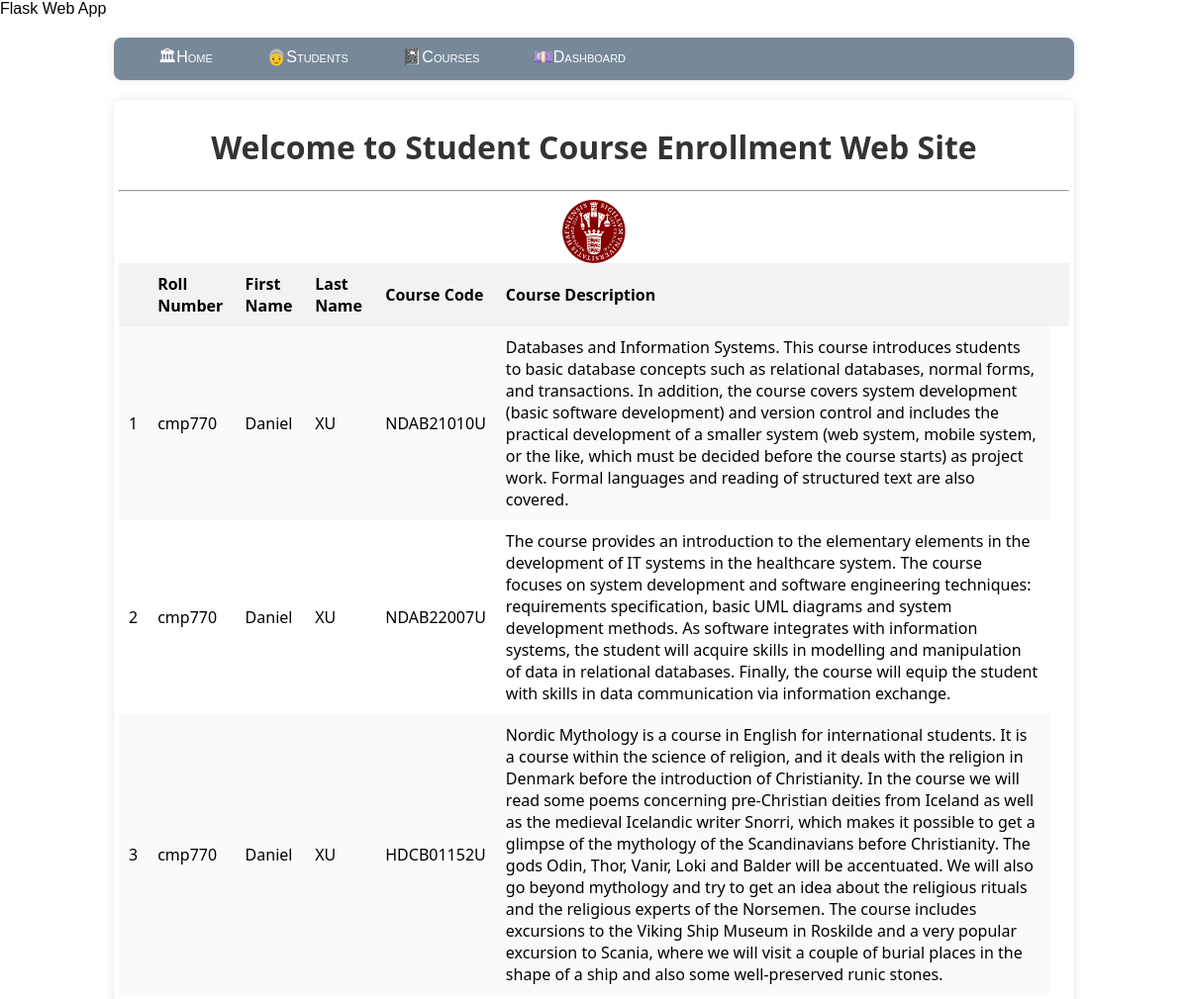
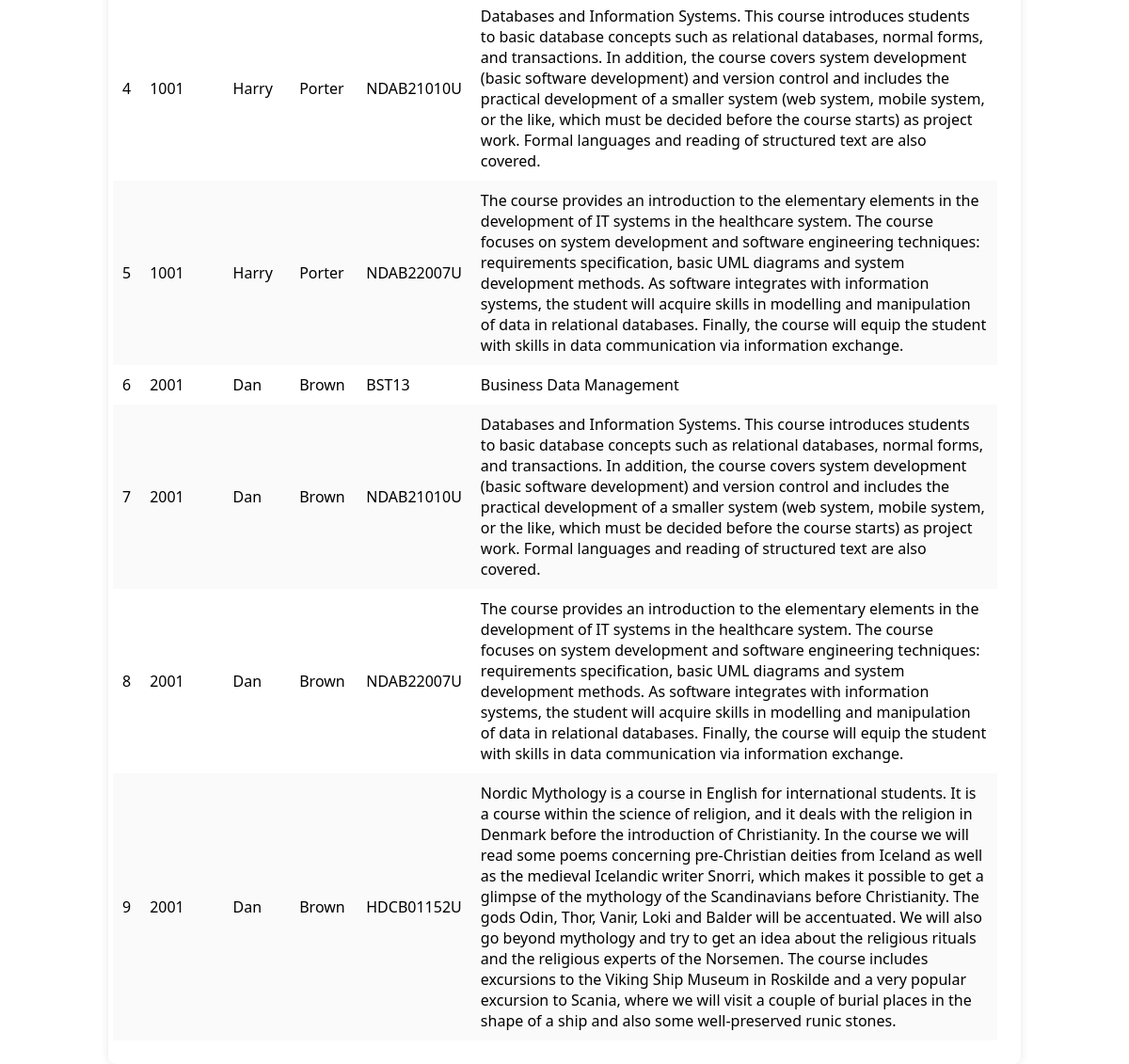
The page / on the database its author committed (2 pictures, top to bottom).
### model.py (models this page shows)
class Enrollments(db.Model):
    __tablename__='enrollments'
    enrollment_id=db.Column(db.Integer,primary_key=True,autoincrement=True)
    estudent_id=db.Column(db.Integer,db.ForeignKey('student.student_id'),nullable=False)
    ecourse_id=db.Column(db.Integer,db.ForeignKey('course.course_id'),nullable=False)
    students = db.relationship('Student',backref='student')
    courses = db.relationship('Course',backref='course')

class Student(db.Model):
    __tablename__='student'
    student_id=db.Column(db.Integer,primary_key=True,autoincrement=True)
    roll_number=db.Column(db.String,unique=True,nullable=False)
    email=db.Column(db.String)
    first_name=db.Column(db.String,nullable=False)
    last_name=db.Column(db.String, nullable=False)
    courses=db.relationship('Course',backref='student',secondary='enrollments')

class Course(db.Model):
    __tablename__='course'
    course_id=db.Column(db.Integer,primary_key=True,autoincrement=True)
    course_code=db.Column(db.String,unique=True,nullable=False)
    course_name=db.Column(db.String,nullable=False)
    course_description=db.Column(db.String)

### app.py (the view)
@app.route('/')
def home():
    s = Enrollments.query.all()
    return render_template('home.html',list=s)

### templates/home.html
{% extends "layout.html" %}
{% block content %}
<h1>Welcome to Student Course Enrollment Web Site</h1>
<table id="all-enrollments">
    <tr>
        <th></th>
        <th>Roll Number</th>
        <th>First Name</th>
        <th>Last Name</th>
        <th>Course Code</th>
        <th>Course Description</th>
        <th></th>
    </tr>
    {% for i in list %}
    <tr>
        <td>{{ loop.index }}</td>
        <td>{{i.students.roll_number}}</td>
        <td>{{i.students.first_name}}</td>
        <td>{{i.students.last_name}}</td>
        <td>{{i.courses.course_code}}</td>
        <td>{{i.courses.course_description}}</td>
    </tr>
    {% endfor %}
{% endblock %}

### static/site.css (style rules this page uses)
body { background-color: rgb(f0, f0, f0); font-family: Arial, sans-serif; margin: 0; padding: 0; }
h1 { text-align: center; color: #333; }
table { width: 100%; border-collapse: collapse; margin-bottom: 20px; }
th, td { padding: 10px; text-align: left; }
th { background-color: #f2f2f2; }
tr:nth-child(even) { background-color: #fafafa; }

### rows shown on the page
Enrollments: students.roll_number "cmp770", students.first_name "Daniel", students.last_name "XU", courses.course_code "NDAB21010U", courses.course_description "Databases and Information Systems. This course introduces students to basic database concepts such as relational databases, normal forms, and transactions. In addition, the course covers system development (basic software development) and version control and includes the practical development of a smaller system (web system, mobile system, or the like, which must be decided before the course starts) as project work. Formal languages and reading of structured text are also covered."
Enrollments: students.roll_number "cmp770", students.first_name "Daniel", students.last_name "XU", courses.course_code "NDAB22007U", courses.course_description "The course provides an introduction to the elementary elements in the development of IT systems in the healthcare system. The course focuses on system development and software engineering techniques: requirements specification, basic UML diagrams and system development methods. As software integrates with information systems, the student will acquire skills in modelling and manipulation of data in relational databases. Finally, the course will equip the student with skills in data communication via information exchange."
Enrollments: students.roll_number "cmp770", students.first_name "Daniel", students.last_name "XU", courses.course_code "HDCB01152U", courses.course_description "Nordic Mythology is a course in English for international students. It is a course within the science of religion, and it deals with the religion in Denmark before the introduction of Christianity. In the course we will read some poems concerning pre-Christian deities from Iceland as well as the medieval Icelandic writer Snorri, which makes it possible to get a glimpse of the mythology of the Scandinavians before Christianity. The gods Odin, Thor, Vanir, Loki and Balder will be accentuated. We will also go beyond mythology and try to get an idea about the religious rituals and the religious experts of the Norsemen. The course includes excursions to the Viking Ship Museum in Roskilde and a…"
Enrollments: students.roll_number "1001", students.first_name "Harry", students.last_name "Porter", courses.course_code "NDAB21010U", courses.course_description "Databases and Information Systems. This course introduces students to basic database concepts such as relational databases, normal forms, and transactions. In addition, the course covers system development (basic software development) and version control and includes the practical development of a smaller system (web system, mobile system, or the like, which must be decided before the course starts) as project work. Formal languages and reading of structured text are also covered."
Enrollments: students.roll_number "1001", students.first_name "Harry", students.last_name "Porter", courses.course_code "NDAB22007U", courses.course_description "The course provides an introduction to the elementary elements in the development of IT systems in the healthcare system. The course focuses on system development and software engineering techniques: requirements specification, basic UML diagrams and system development methods. As software integrates with information systems, the student will acquire skills in modelling and manipulation of data in relational databases. Finally, the course will equip the student with skills in data communication via information exchange."
Enrollments: students.roll_number "2001", students.first_name "Dan", students.last_name "Brown", courses.course_code "BST13", courses.course_description "Business Data Management"
Enrollments: students.roll_number "2001", students.first_name "Dan", students.last_name "Brown", courses.course_code "NDAB21010U", courses.course_description "Databases and Information Systems. This course introduces students to basic database concepts such as relational databases, normal forms, and transactions. In addition, the course covers system development (basic software development) and version control and includes the practical development of a smaller system (web system, mobile system, or the like, which must be decided before the course starts) as project work. Formal languages and reading of structured text are also covered."
Enrollments: students.roll_number "2001", students.first_name "Dan", students.last_name "Brown", courses.course_code "NDAB22007U", courses.course_description "The course provides an introduction to the elementary elements in the development of IT systems in the healthcare system. The course focuses on system development and software engineering techniques: requirements specification, basic UML diagrams and system development methods. As software integrates with information systems, the student will acquire skills in modelling and manipulation of data in relational databases. Finally, the course will equip the student with skills in data communication via information exchange."
Enrollments: students.roll_number "2001", students.first_name "Dan", students.last_name "Brown", courses.course_code "HDCB01152U", courses.course_description "Nordic Mythology is a course in English for international students. It is a course within the science of religion, and it deals with the religion in Denmark before the introduction of Christianity. In the course we will read some poems concerning pre-Christian deities from Iceland as well as the medieval Icelandic writer Snorri, which makes it possible to get a glimpse of the mythology of the Scandinavians before Christianity. The gods Odin, Thor, Vanir, Loki and Balder will be accentuated. We will also go beyond mythology and try to get an idea about the religious rituals and the religious experts of the Norsemen. The course includes excursions to the Viking Ship Museum in Roskilde and a…"
